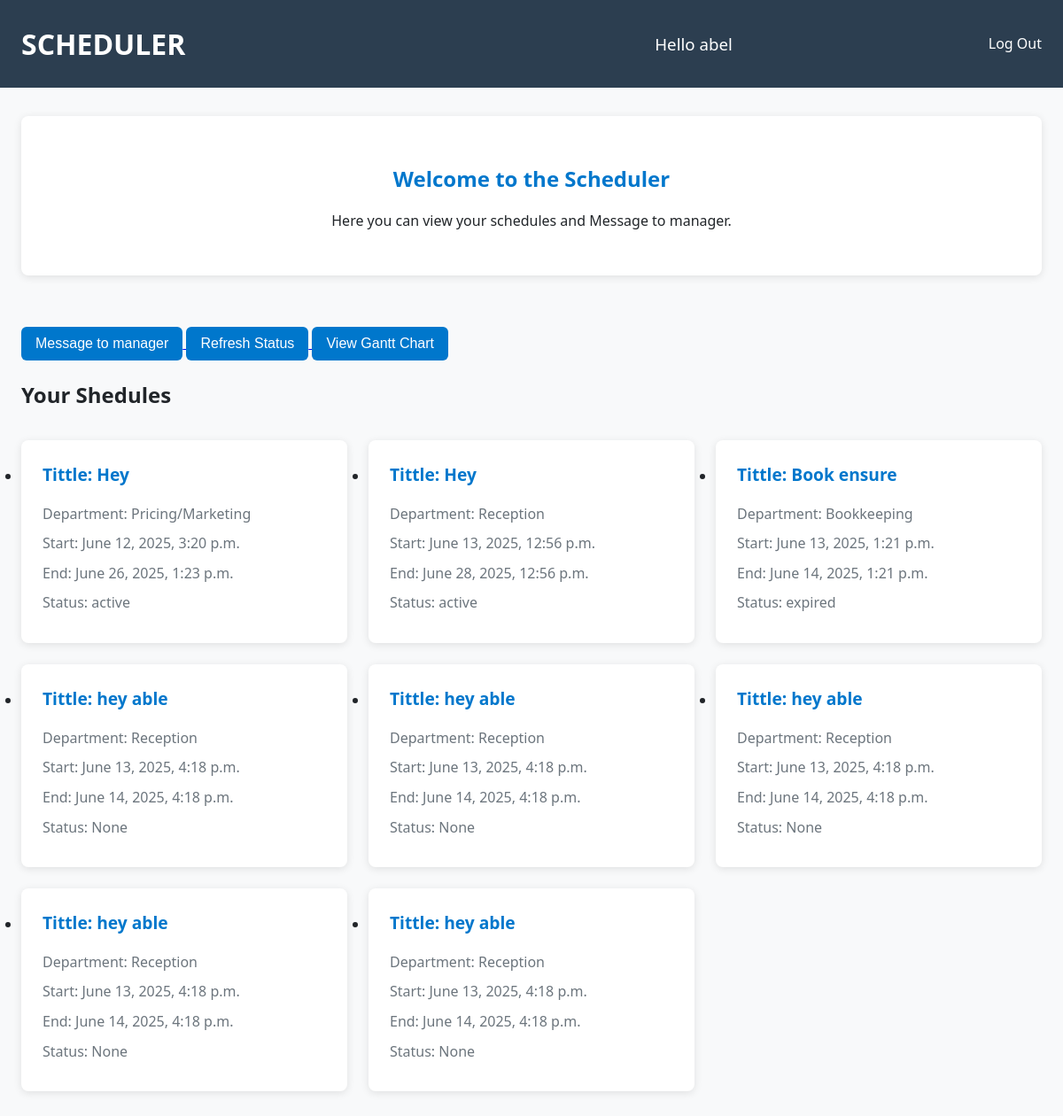
Before: / (signed in) with the older database file.
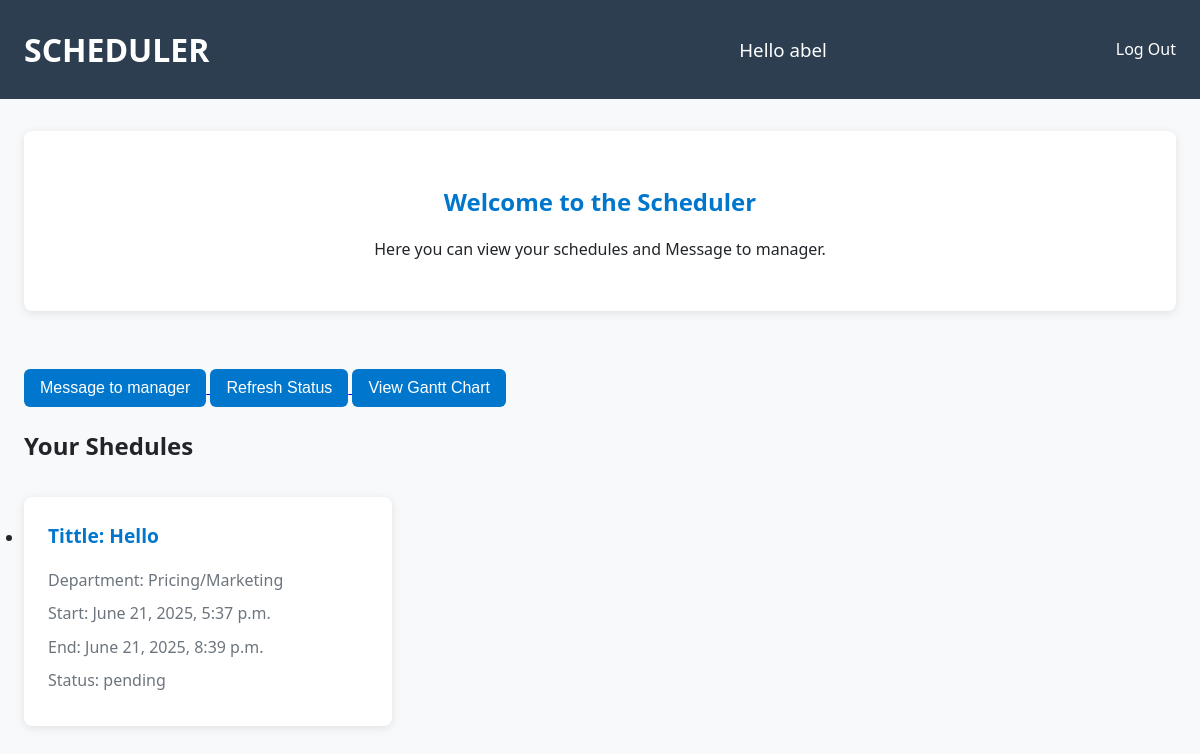
After: the same page with the newer database file.
### home/models.py (models this page shows, shortened)
class Shedule(models.Model):
    user = models.ForeignKey(User, on_delete=models.CASCADE, related_name='schedules')
    title = models.CharField(max_length=100)
    department = models.CharField(max_length=100, blank=True, null=True)
    start_time = models.DateTimeField()
    end_time = models.DateTimeField()
    created_at = models.DateTimeField(auto_now_add=True)
    updated_at = models.DateTimeField(auto_now=True)
    status = models.CharField(max_length=20, null=True, blank=True)

### home/views.py (the view)
# urls.py: path('', views.index, name='index'),
@login_required(login_url='signin')
def index(request):
    shedule = Shedule.objects.filter(user=request.user).order_by('start_time')
    users = User.objects.all()
    unread_count = 0
    if request.user.is_superuser:
        unread_count = Message.objects.filter(read=False).count()
    context = {
        'shedule': shedule,
        'username': request.user.username,
        'users': users if request.user.is_superuser else None , # Show users only to superusers
        'unread_count': unread_count,
    }
    return render(request, 'index.html', context)

### templates/index.html (shortened to what this page needs)
{% load static %}
<!DOCTYPE html>
<html lang="en">
<head>
    <link rel="stylesheet" href="{% static 'sheduler/index.css' %}">
</head>
<body>
    <header>
        <h1>SCHEDULER</h1><br>
            <h3>Hello {{ username }}</h3>
            <nav>
                <ul>
                    <li><a href="/logout">Log Out</a></li>
                </ul>
            </nav>
    </header>
            <main>
              {% if request.user.is_superuser %}
                <section id="welcome-section">
                    <h2>Welcome to the Scheduler</h2>
                    <p>Here you can manage your tasks and schedules efficiently.</p>
                </section>
              {% else %}
                <section id="welcome-section">
                    <h2>Welcome to the Scheduler</h2>
                    <p>Here you can view your schedules and Message to manager.</p>
                </section>
              {% endif %}
                <br>
                {% if request.user.is_authenticated and not request.user.is_superuser %}
                    <a href="{% url 'sendmessage' %}">
                      <button style="
                        background-color: #0077cc;
                        color: white;
                        padding: 10px 16px;
                        border: none;
                        border-radius: 6px;
                        cursor: pointer;
                        font-size: 1rem;
                      ">
                        Message to manager
                      </button>
                    </a>
                {% endif %}
                {% if request.user.is_authenticated %}
                  <a href="{% url 'updatestatus' %}">
                    <button style="
                    background-color: #0077cc;
                    color: white;
                    padding: 10px 16px;
                    border: none;
                    border-radius: 6px;
                    cursor: pointer;
                    font-size: 1rem;
                    ">
                    Refresh Status
                    </button>
                  </a>
                  <a href="{% url 'weekly_gantt' %}">
                    <button style="
                    background-color: #0077cc;
                    color: white;
                    padding: 10px 16px;
                    border: none;
                    border-radius: 6px;
                    cursor: pointer;
                    font-size: 1rem;
                    ">
                    View Gantt Chart
                    </button>
                  </a>
                {% endif %}
                <h2>Your Shedules</h2>
                    <section id="task-section">
                        {% if shedule %}
                        <ul class="schedule-list">
                            {% for object in shedule %}
                                <li class="schedule-card">
                                  <div class="schedule-title">
                                    Tittle: {{ object.title }}
                                  </div>
                                  <div class="schedule-info">
                                    <p>Department: {{ object.department }}</p>
                                    <p>Start: {{ object.start_time }}</p>
                                    <p>End: {{ object.end_time }}</p>
                                    <p>Status: {{ object.status }}</p>
                                  </div>
                            {% endfor %}
                          </ul>
                        {% else %}
                          <p>No schedules available.</p>
                        {% endif %}
                </section>
            </main>
    </body>
    </html>

### static/sheduler/index.css (style rules this page uses)
:root { --primary-color: #0077cc; --secondary-color: #6c757d; --accent-color: #28a745; --danger-color: #dc3545; --light-bg: #f8f9fa; --dark-text: #212529; --card-shadow: 0 2px 10px rgba(0, 0, 0, 0.1); }
body { font-family: 'Segoe UI', Tahoma, Geneva, Verdana, sans-serif; line-height: 1.6; margin: 0; padding: 0; background-color: var(--light-bg); color: var(--dark-text); }
header { background-color: #2c3e50; color: white; padding: 1.5rem; display: flex; justify-content: space-between; align-items: center; flex-wrap: wrap; }
header h1 { margin: 0; font-size: 2rem; }
header h3 { margin: 0.5rem 0; font-weight: normal; }
nav ul { list-style: none; padding: 0; margin: 0; display: flex; }
nav li { margin-left: 1.5rem; }
nav a { color: white; text-decoration: none; font-weight: 500; transition: opacity 0.3s; }
main { max-width: 1200px; margin: 2rem auto; padding: 0 1.5rem; }
#welcome-section { text-align: center; margin-bottom: 2rem; padding: 2rem; background-color: white; border-radius: 8px; box-shadow: var(--card-shadow); }
#welcome-section h2 { color: var(--primary-color); margin-bottom: 1rem; }
button, .btn { padding: 10px 16px; border: none; border-radius: 6px; cursor: pointer; font-size: 1rem; transition: all 0.3s ease; text-decoration: none; display: inline-block; }
#task-section { margin-top: 2rem; }
.schedule-list { display: grid; grid-template-columns: repeat(auto-fill, minmax(300px, 1fr)); gap: 1.5rem; padding: 0; }
.schedule-card { background-color: white; border-radius: 8px; padding: 1.5rem; box-shadow: var(--card-shadow); transition: transform 0.3s; }
.schedule-title { font-weight: bold; font-size: 1.2rem; margin-bottom: 1rem; color: var(--primary-color); }
.schedule-info p { margin: 0.5rem 0; color: var(--secondary-color); }

Changed rows visible on the page:
removed Shedule: title "Hey", department "Pricing/Marketing", start_time "June 12, 2025, 3:20 p.m.", end_time "June 26, 2025, 1:23 p.m.", status "active"
removed Shedule: title "Hey", department "Reception", start_time "June 13, 2025, 12:56 p.m.", end_time "June 28, 2025, 12:56 p.m.", status "active"
removed Shedule: title "Book ensure", department "Bookkeeping", start_time "June 13, 2025, 1:21 p.m.", end_time "June 14, 2025, 1:21 p.m.", status "expired"
removed Shedule: title "hey able", department "Reception", start_time "June 13, 2025, 4:18 p.m.", end_time "June 14, 2025, 4:18 p.m.", status "None"
removed Shedule: title "hey able", department "Reception", start_time "June 13, 2025, 4:18 p.m.", end_time "June 14, 2025, 4:18 p.m.", status "None"
removed Shedule: title "hey able", department "Reception", start_time "June 13, 2025, 4:18 p.m.", end_time "June 14, 2025, 4:18 p.m.", status "None"
removed Shedule: title "hey able", department "Reception", start_time "June 13, 2025, 4:18 p.m.", end_time "June 14, 2025, 4:18 p.m.", status "None"
removed Shedule: title "hey able", department "Reception", start_time "June 13, 2025, 4:18 p.m.", end_time "June 14, 2025, 4:18 p.m.", status "None"
added Shedule: title "Hello", department "Pricing/Marketing", start_time "June 21, 2025, 5:37 p.m.", end_time "June 21, 2025, 8:39 p.m.", status "pending"
